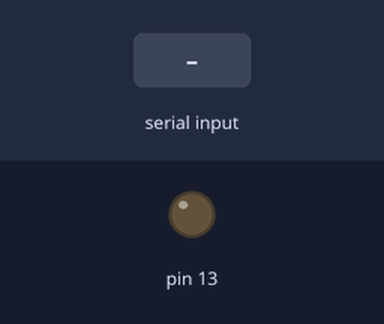
The sketch below on a simulated Arduino Uno, built with avr-gcc and run on an emulated ATmega328P. Shown: output pins drawn as LEDs (lit = HIGH). Inputs (shaded band) come from the test bench.

Above: at 1.2 s.
1.3 s: "1" received over Serial
At 1.6 s:
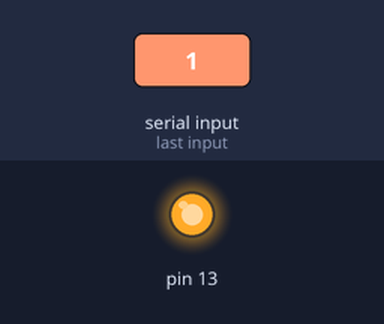
Timing chart, 0 to 4.3 s (numbered marks = the images above; inputs shaded):
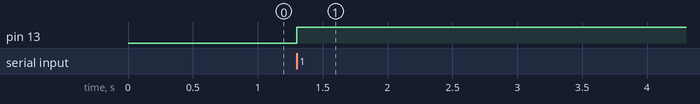

Measured:
- after the input at 1.3 s, pin 13: LOW → HIGH at once

The sketch:

Serial2.ino
```cpp
void setup() {
  // initialize serial communication at 9600 bits per second:
  Serial.begin(9600);
  pinMode(13, OUTPUT);
}

void loop() {
  if (Serial.available()==1)
  {
    char inChar = (char)Serial.read();
    if (inChar == '1')
    {
      digitalWrite(13, !digitalRead(13));
    }
  }
}
```
